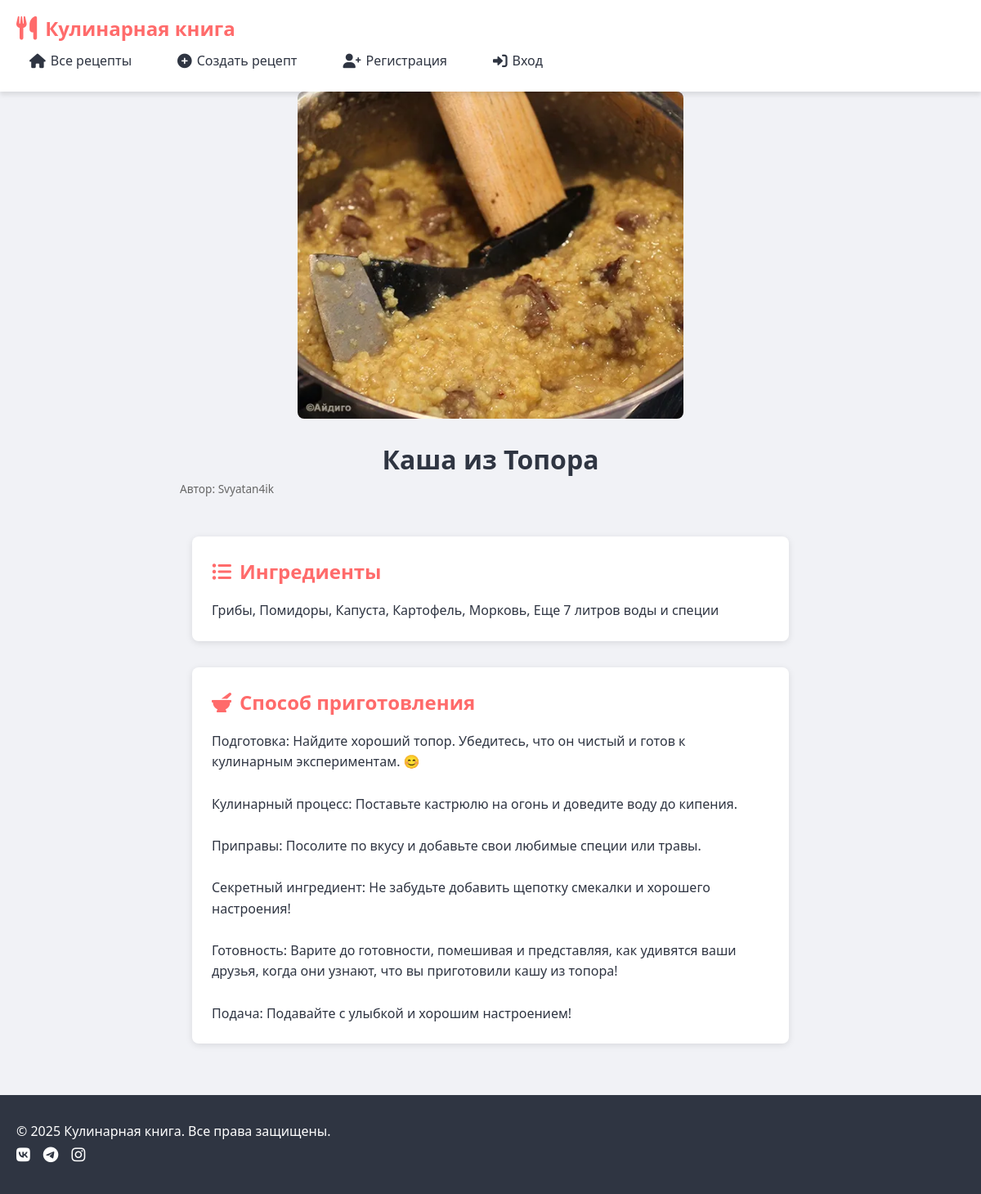
/recipe/1, run on the app's committed database.
### main.py (models this page shows)
class Recipe(db.Model):
    id = db.Column(db.Integer, primary_key=True)
    title = db.Column(db.String(100), nullable=False)
    ingredients = db.Column(db.Text, nullable=False)
    instructions = db.Column(db.Text, nullable=False)
    image = db.Column(db.String(100))  # Это поле должно быть
    author_id = db.Column(db.Integer, db.ForeignKey('user.id'), nullable=False)

class User(db.Model):
    id = db.Column(db.Integer, primary_key=True)
    email = db.Column(db.String(120), unique=True, nullable=False)
    password_hash = db.Column(db.String(128), nullable=False)
    username = db.Column(db.String(80), nullable=False)
    recipes = db.relationship('Recipe', backref='author', lazy=True)

### main.py (the view)
@app.route('/recipe/<int:recipe_id>')
def view_recipe(recipe_id):
    recipe = Recipe.query.get_or_404(recipe_id)
    return render_template('recipe_detail.html', recipe=recipe)

### templates/recipe_detail.html (shortened to what this page needs)
{% extends "base.html" %}
{% block content %}
<div class="container recipe-detail">
    <div class="recipe-header">
        {% if recipe.image %}
        <img src="{{ url_for('static', filename=recipe.image) }}" alt="{{ recipe.title }}" class="recipe-main-image">
        {% endif %}
        <h1>{{ recipe.title }}</h1>
        <p class="recipe-author">Автор: {{ recipe.author.username }}</p>
    </div>
    <div class="recipe-content">
        <div class="recipe-ingredients">
            <h2><i class="fas fa-list-ul"></i> Ингредиенты</h2>
            <div class="ingredients-list">
                {{ recipe.ingredients|replace('\n', '<br>')|safe }}
            </div>
        </div>
        <div class="recipe-instructions">
            <h2><i class="fas fa-mortar-pestle"></i> Способ приготовления</h2>
            <div class="instructions-text">
                {{ recipe.instructions|replace('\n', '<br>')|safe }}
            </div>
        </div>
    </div>
</div>
{% endblock %}

### static/css/style.css (style rules this page uses)
:root { --primary: #ff6b6b; --primary-dark: #ff4757; --secondary: #4ecdc4; --dark: #2f3542; --light: #f1f2f6; --gray: #a4b0be; --success: #2ed573; --danger: #ff4757; --warning: #ffa502; --white: #ffffff; --shadow: 0 4px 6px rgba(0, 0, 0, 0.1); --radius: 8px; --transition: all 0.3s ease; }
* { margin: 0; padding: 0; box-sizing: border-box; }
body { font-family: 'Segoe UI', Tahoma, Geneva, Verdana, sans-serif; line-height: 1.6; color: var(--dark); background-color: var(--light); min-height: 100vh; display: flex; flex-direction: column; }
.container { width: 100%; max-width: 1200px; margin: 0 auto; padding: 0 20px; }
.recipe-content { padding: 1.5rem; flex: 1; display: flex; flex-direction: column; }
.recipe-author { color: var(--gray); font-size: 0.9rem; margin-bottom: 1rem; }
.recipe-author { font-size: 0.85rem; color: #666; margin-bottom: 10px; }
.recipe-detail { max-width: 800px; margin: 0 auto; }
.recipe-header { text-align: center; margin-bottom: 2rem; }
.recipe-main-image { max-width: 100%; height: auto; max-height: 400px; border-radius: 8px; margin-bottom: 1rem; object-fit: cover; }
.recipe-content { display: grid; grid-template-columns: 1fr 2fr; gap: 2rem; }
.recipe-ingredients, .recipe-instructions { background: white; padding: 1.5rem; border-radius: 8px; box-shadow: 0 2px 8px rgba(0,0,0,0.1); }
.recipe-ingredients h2, .recipe-instructions h2 { color: #ff6b6b; margin-top: 0; margin-bottom: 1rem; display: flex; align-items: center; gap: 10px; }
.ingredients-list, .instructions-text { line-height: 1.6; }
.recipe-content { padding: 15px; flex: 1; display: flex; flex-direction: column; }
.recipe-author { font-size: 0.85rem; color: #666; margin: 0 0 12px 0; display: flex; align-items: center; gap: 5px; }

### data on the page
Recipe: image (picture), title "Каша из Топора", ingredients "Грибы, Помидоры, Капуста, Картофель, Морковь, Еще 7 литров воды и специи", instructions "Подготовка: Найдите хороший топор. Убедитесь, что он чистый и готов к кулинарным экспериментам. 😊 Кулинарный процесс: Поставьте кастрюлю на огонь и доведите воду до кипения. Приправы: Посолите по вкусу и добавьте свои любимые специи или травы. Секретный ингредиент: Не забудьте добавить щепотку смекалки и хорошего настроения! Готовность: Варите до готовности, помешивая и представляя, как удивятся ваши друзья, когда они узнают, что вы приготовили кашу из топора! Подача: Подавайте с улыбкой и хорошим настроением!"
User: author.username "Svyatan4ik"
